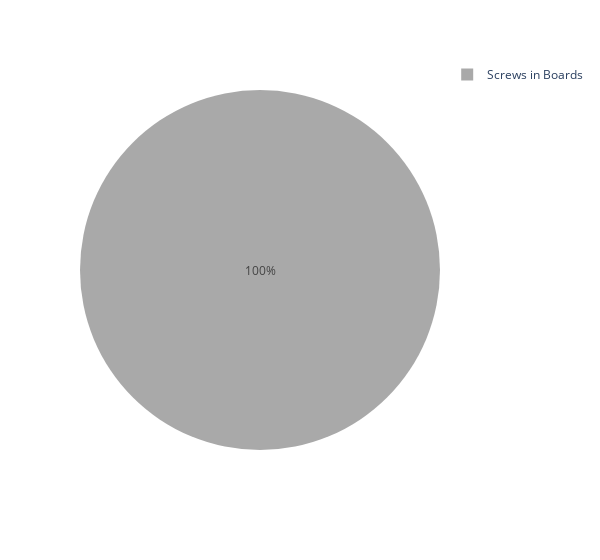
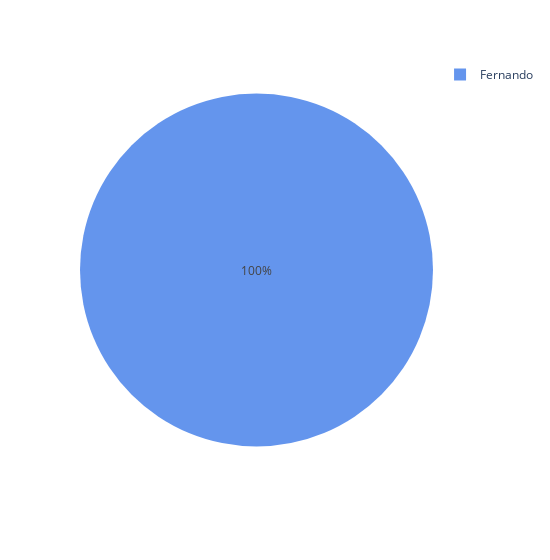
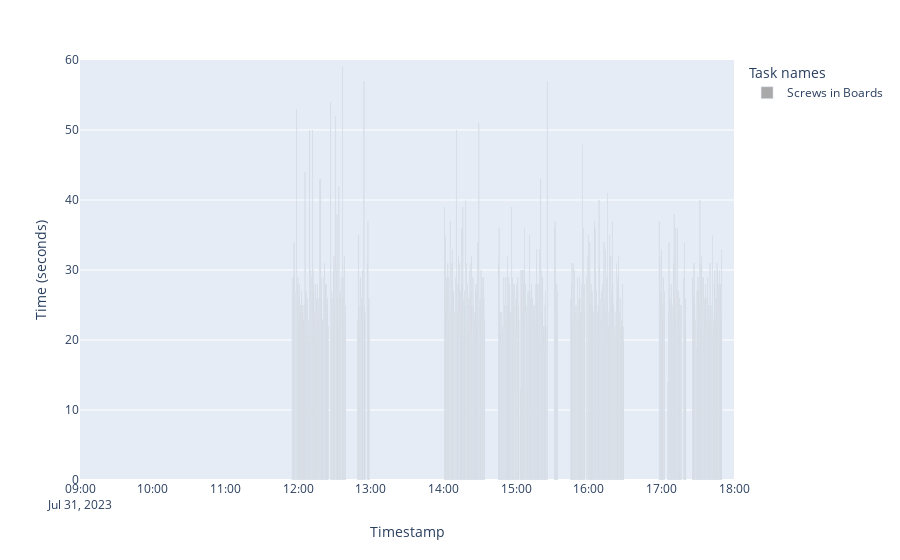
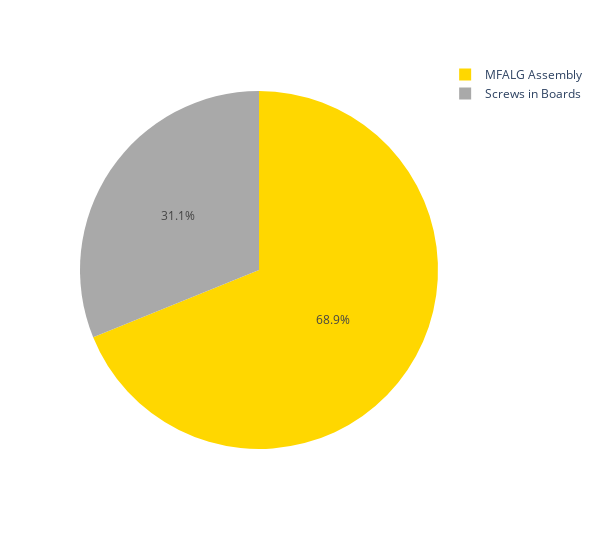

The code cell stored with these charts, in order, in its notebook:
### Markdown cell above
This section will now gather a range of days and present the corresponding graphs

### Code cell
start_date = '31/07/2023'
end_date = '27/09/2023'

#interesting break screws mfalg
#start_date = '01/08/2023'
#end_date = '02/08/2023'

#not very int -> extra activity 1 Fernando
#start_date = '06/09/2023'
#end_date = '07/09/2023'


start_date = pd.to_datetime(start_date, format='%d/%m/%Y')
end_date = pd.to_datetime(end_date, format='%d/%m/%Y')

# Create a date range
date_range = pd.date_range(start=start_date, end=end_date)

dfs = []
df_all = pd.DataFrame()

def all_plots(date_year,df):
            
    plot_task(date_year,df)
    plot_tasks_in_time(date_year,df)


    return

def plots_all_dates(date_range):
    
    print_v = 0
    for date in date_range:

        day = str(date.day).zfill(2)
        month = str(date.month).zfill(2)
        date_ = day + "_" + month
        print(date_)
        date_year = "2023-" + month + "-" + day

        df = process_file(date_)
        if df.empty:
            print("No data in that date")
            continue            

        df1 = remove_outliers(df, alpha = 0.5)
        
        all_plots(date_year,df1)
        dfs.append(df1)

        #df_for_date = get_data_for_date(date)

    return dfs

dfs = plots_all_dates(date_range)
df_all = pd.concat(dfs, ignore_index=True)
print("1-2")
all_plots(date_year,df_all)

### Figure 1 — Plotly figure (JSON) as saved in the notebook; plotly's stock layout.template omitted (floating-point values rounded to 4 significant figures)
{"data": [{"customdata": [["Screws in Boards"]], "domain": {"x": [0, 1], "y": [0, 1]}, "hovertemplate": "task_name=%{customdata[0]}<br>sec=%{value}<extra></extra>", "labels": ["Screws in Boards"], "legendgroup": "", "marker": {"colors": ["darkgray"]}, "name": "", "showlegend": true, "type": "pie", "values": [12448]}], "layout": {"legend": {"tracegroupgap": 0}, "margin": {"t": 60}, "width": 600}}

### Figure 2 — Plotly figure (JSON) as saved in the notebook; plotly's stock layout.template omitted (floating-point values rounded to 4 significant figures)
{"data": [{"customdata": [["Fernando"]], "domain": {"x": [0, 1], "y": [0, 1]}, "hovertemplate": "emp_name=%{customdata[0]}<br>sec=%{value}<extra></extra>", "labels": ["Fernando"], "legendgroup": "", "marker": {"colors": ["cornflowerblue"]}, "name": "", "showlegend": true, "type": "pie", "values": [12448]}], "layout": {"legend": {"tracegroupgap": 0}, "margin": {"t": 60}, "width": 550}}

### Figure 3 — Plotly figure (JSON) as saved in the notebook; plotly's stock layout.template omitted (floating-point values rounded to 4 significant figures; data arrays with more than 128 entries replaced by an {"elided": "..."} marker saying what was removed)
{"data": [{"alignmentgroup": "True", "hovertemplate": "Task names=Screws in Boards<br>Timestamp=%{x}<br>Time (seconds)=%{y}<extra></extra>", "legendgroup": "Screws in Boards", "marker": {"color": "darkgray", "pattern": {"shape": ""}}, "name": "Screws in Boards", "offsetgroup": "Screws in Boards", "orientation": "v", "showlegend": true, "textposition": "auto", "type": "bar", "width": 25000, "x": {"elided": "454 str values"}, "xaxis": "x", "y": {"elided": "454 int values"}, "yaxis": "y"}], "layout": {"bargap": 0, "barmode": "relative", "legend": {"title": {"text": "Task names"}, "tracegroupgap": 0}, "margin": {"t": 60}, "xaxis": {"anchor": "y", "domain": [0, 1], "range": ["2023-07-31 09:00:00", "2023-07-31 18:00:00"], "title": {"text": "Timestamp"}}, "yaxis": {"anchor": "x", "domain": [0, 1], "range": [0, 60], "title": {"text": "Time (seconds)"}}}}

### Figure 4 — Plotly figure (JSON) as saved in the notebook; plotly's stock layout.template omitted (floating-point values rounded to 4 significant figures)
{"data": [{"customdata": [["MFALG Assembly"], ["Screws in Boards"]], "domain": {"x": [0, 1], "y": [0, 1]}, "hovertemplate": "task_name=%{customdata[0]}<br>sec=%{value}<extra></extra>", "labels": ["MFALG Assembly", "Screws in Boards"], "legendgroup": "", "marker": {"colors": ["gold", "darkgray"]}, "name": "", "showlegend": true, "type": "pie", "values": [5290, 2392]}], "layout": {"legend": {"tracegroupgap": 0}, "margin": {"t": 60}, "width": 600}}
